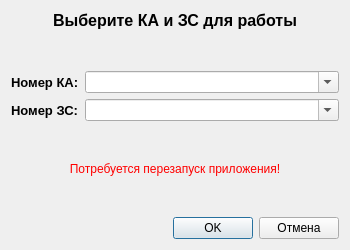
<?xml version="1.0" encoding="UTF-8"?>
<ui version="4.0">
 <class>KaZsDialog</class>
 <widget class="QDialog" name="KaZsDialog">
  <property name="geometry">
   <rect>
    <x>0</x>
    <y>0</y>
    <width>350</width>
    <height>250</height>
   </rect>
  </property>
  <property name="windowTitle">
   <string>Выбор КА и ЗС</string>
  </property>
  <property name="windowIcon">
   <iconset resource="../resources/resources.qrc">
    <normaloff>:/resources/icons/settings.png</normaloff>:/resources/icons/settings.png</iconset>
  </property>
  <layout class="QVBoxLayout" name="verticalLayout">
   <item>
    <widget class="QLabel" name="titleLabel">
     <property name="font">
      <font>
       <pointsize>12</pointsize>
       <weight>75</weight>
       <bold>true</bold>
      </font>
     </property>
     <property name="text">
      <string>Выберите КА и ЗС для работы</string>
     </property>
     <property name="alignment">
      <set>Qt::AlignCenter</set>
     </property>
    </widget>
   </item>
   <item>
    <spacer name="verticalSpacer">
     <property name="orientation">
      <enum>Qt::Vertical</enum>
     </property>
     <property name="sizeHint" stdset="0">
      <size>
       <width>20</width>
       <height>20</height>
      </size>
     </property>
    </spacer>
   </item>
   <item>
    <layout class="QFormLayout" name="formLayout">
     <item row="0" column="0">
      <widget class="QLabel" name="kaLabel">
       <property name="font">
        <font>
         <pointsize>10</pointsize>
         <weight>75</weight>
         <bold>true</bold>
        </font>
       </property>
       <property name="text">
        <string>Номер КА:</string>
       </property>
      </widget>
     </item>
     <item row="0" column="1">
      <widget class="QComboBox" name="kaComboBox">
       <property name="minimumSize">
        <size>
         <width>150</width>
         <height>0</height>
        </size>
       </property>
       <property name="editable">
        <bool>true</bool>
       </property>
      </widget>
     </item>
     <item row="1" column="0">
      <widget class="QLabel" name="zsLabel">
       <property name="font">
        <font>
         <pointsize>10</pointsize>
         <weight>75</weight>
         <bold>true</bold>
        </font>
       </property>
       <property name="text">
        <string>Номер ЗС:</string>
       </property>
      </widget>
     </item>
     <item row="1" column="1">
      <widget class="QComboBox" name="zsComboBox">
       <property name="minimumSize">
        <size>
         <width>150</width>
         <height>0</height>
        </size>
       </property>
       <property name="editable">
        <bool>true</bool>
       </property>
      </widget>
     </item>
    </layout>
   </item>
   <item>
    <spacer name="verticalSpacer_2">
     <property name="orientation">
      <enum>Qt::Vertical</enum>
     </property>
     <property name="sizeHint" stdset="0">
      <size>
       <width>20</width>
       <height>20</height>
      </size>
     </property>
    </spacer>
   </item>
   <item>
    <widget class="QLabel" name="warningLabel">
     <property name="styleSheet">
      <string notr="true">color: rgb(255, 0, 0);</string>
     </property>
     <property name="text">
      <string>Потребуется перезапуск приложения!</string>
     </property>
     <property name="alignment">
      <set>Qt::AlignCenter</set>
     </property>
    </widget>
   </item>
   <item>
    <spacer name="verticalSpacer_3">
     <property name="orientation">
      <enum>Qt::Vertical</enum>
     </property>
     <property name="sizeHint" stdset="0">
      <size>
       <width>20</width>
       <height>20</height>
      </size>
     </property>
    </spacer>
   </item>
   <item>
    <layout class="QHBoxLayout" name="buttonLayout">
     <item>
      <spacer name="horizontalSpacer">
       <property name="orientation">
        <enum>Qt::Horizontal</enum>
       </property>
       <property name="sizeHint" stdset="0">
        <size>
         <width>40</width>
         <height>20</height>
        </size>
       </property>
      </spacer>
     </item>
     <item>
      <widget class="QPushButton" name="okButton">
       <property name="text">
        <string>OK</string>
       </property>
       <property name="default">
        <bool>true</bool>
       </property>
      </widget>
     </item>
     <item>
      <widget class="QPushButton" name="cancelButton">
       <property name="text">
        <string>Отмена</string>
       </property>
      </widget>
     </item>
    </layout>
   </item>
  </layout>
 </widget>
 <resources>
  <include location="../resources/resources.qrc"/>
 </resources>
 <connections/>
</ui>
